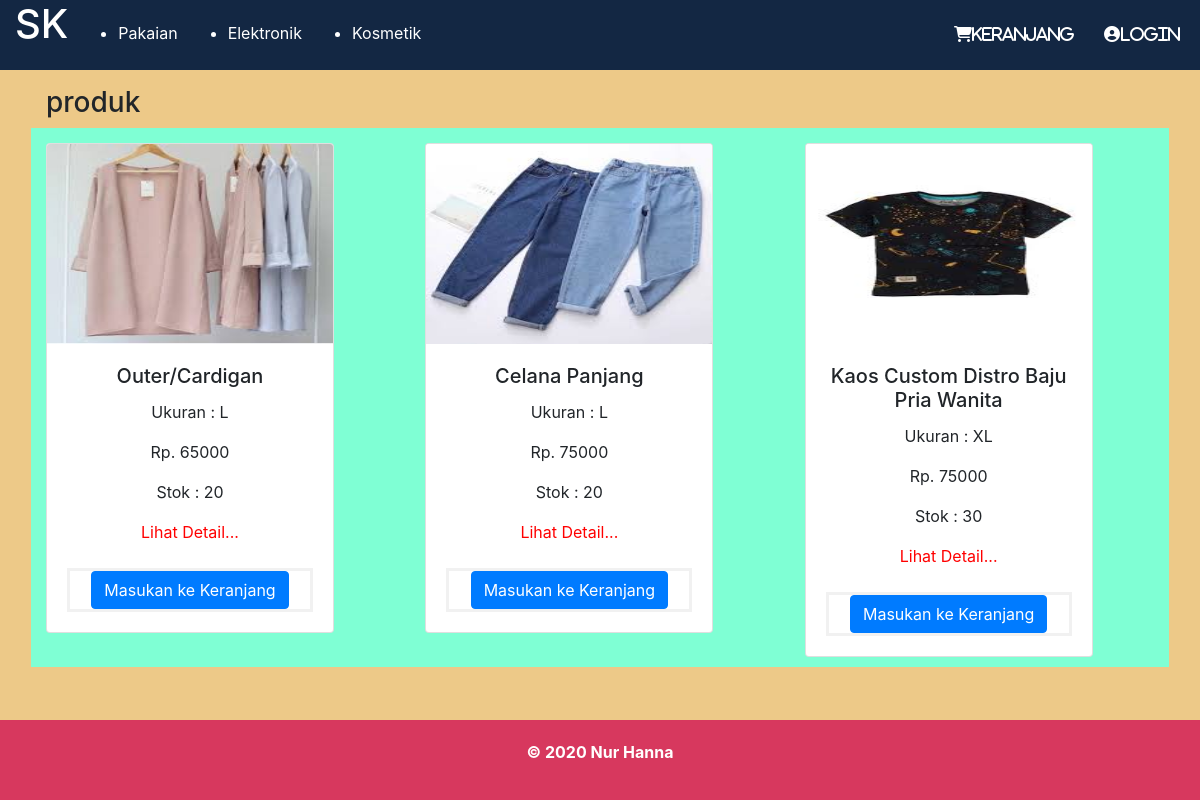
Screenshot of /?module=pakaian with the database file from the repository.
### tables this page shows
CREATE TABLE `produk` (
  `id_produk` int(11) NOT NULL,
  `kategori_produk` varchar(30) NOT NULL,
  `nama_produk` varchar(50) NOT NULL,
  `jenis_produk` varchar(50) NOT NULL,
  `ukuran_produk` varchar(50) NOT NULL,
  `harga_produk` float NOT NULL,
  `deskripsi_produk` text NOT NULL,
  `stok_produk` int(11) NOT NULL,
  `gambar_produk` varchar(50) NOT NULL
);

### Produk.php (called while the page is built, shortened)
<?php
	class Produk{
		private $koneksi;
		public function __construct(){
			$this->host='localhost';
			$this->database='shopingkuy';
			$this->user='root';
			$this->password='';
			$this->koneksi=mysqli_connect($this->host,$this->user,$this->password,$this->database);
		}
		public function koneksi(){
			return $this->koneksi;
		}
		public function selectDataPakaian(){
			$sql="SELECT * FROM produk WHERE kategori_produk='pakaian'";
			$query=mysqli_query($this->koneksi(),$sql);
			$produk=[];
			while($data_produk=mysqli_fetch_assoc($query)){
				$produk[]=$data_produk;
			}
			return $produk;
		}
	}
?>

### module/pakaian.php (the view, shortened to what this page needs)
<section>
	<h3>produk</h3>
    <div class="row">
			<?php foreach($produk->selectDataPakaian() as $p):?>
				<div class="col">
					<div class="card" style="width: 18rem;">
						<center>
						<img src="img/<?php echo $p['gambar_produk']?>" class="card-img-top" alt="...">
						<div class="card-body">
							<h5 class="card-title"><?php echo $p['nama_produk']?></h5>
							<p class="card-text">Ukuran : <?php echo $p['ukuran_produk']?></p>
							<p class="card-text">Rp. <?php echo $p['harga_produk']?></p>
							<p class="card-text">Stok : <?php echo $p['stok_produk']?></p>
							<a style="color:red" href="?module=detail_pakaian&id_produk=<?php echo $p['id_produk']?>">Lihat Detail...</a>
							<br><br>
							<?php
							if(isset($_SESSION['username'])){
								if($_SESSION['role']=='admin'){?>
									<a href="?module=edit_produk&id_produk=<?php echo $p['id_produk'];?>" class="btn btn-info">Edit</a>
									<a href="?module=hapus_produk&id_produk=<?php echo $p['id_produk'];?>" class="btn btn-danger">Hapus</a>
								<?php }else{ ?>
									<form action="?module=keranjang" method="POST">
									<input type="hidden" name="id_produk" value="<?php echo $p['id_produk'];?>">
									<input type="hidden" name="harga_produk" value="<?php echo $p['harga_produk'];?>">
									<input class="btn btn-primary" type="submit" value="Masukan ke Keranjang" name="tambah_keranjang">
									</form>
								<?php } ?>
							<?php }else{ ?>
								<form action="?module=keranjang" method="POST">
								<input class="btn btn-primary" type="submit" value="Masukan ke Keranjang" name="tambah_keranjang">
								</form>
							<?php } ?>
						</div>
						</center>
					</div>
				</div>
			<?php endforeach?>
	</div>
</section>

### style.css (style rules this page uses)
body { background-color: #edc988; }
.row { background-color: #f8efd4; box-shadow: 2px; margin-bottom: 10px; height: 100%; }
.col { margin-top: 15px; margin-bottom: 10px; }
.card-img-top { max-height: 200px; width: 100%; }
.row { background-color: aquamarine; }
section { margin-bottom: 10px; }
a { text-decoration: none; color:white; }
form { border: 3px solid #f1f1f1; }

### rows the page displays
produk: gambar_produk (picture), nama_produk "Outer/Cardigan", ukuran_produk "L", harga_produk "65000", stok_produk "20"
produk: gambar_produk (picture), nama_produk "Celana Panjang", ukuran_produk "L", harga_produk "75000", stok_produk "20"
produk: gambar_produk (picture), nama_produk "Kaos Custom Distro Baju Pria Wanita", ukuran_produk "XL", harga_produk "75000", stok_produk "30"
